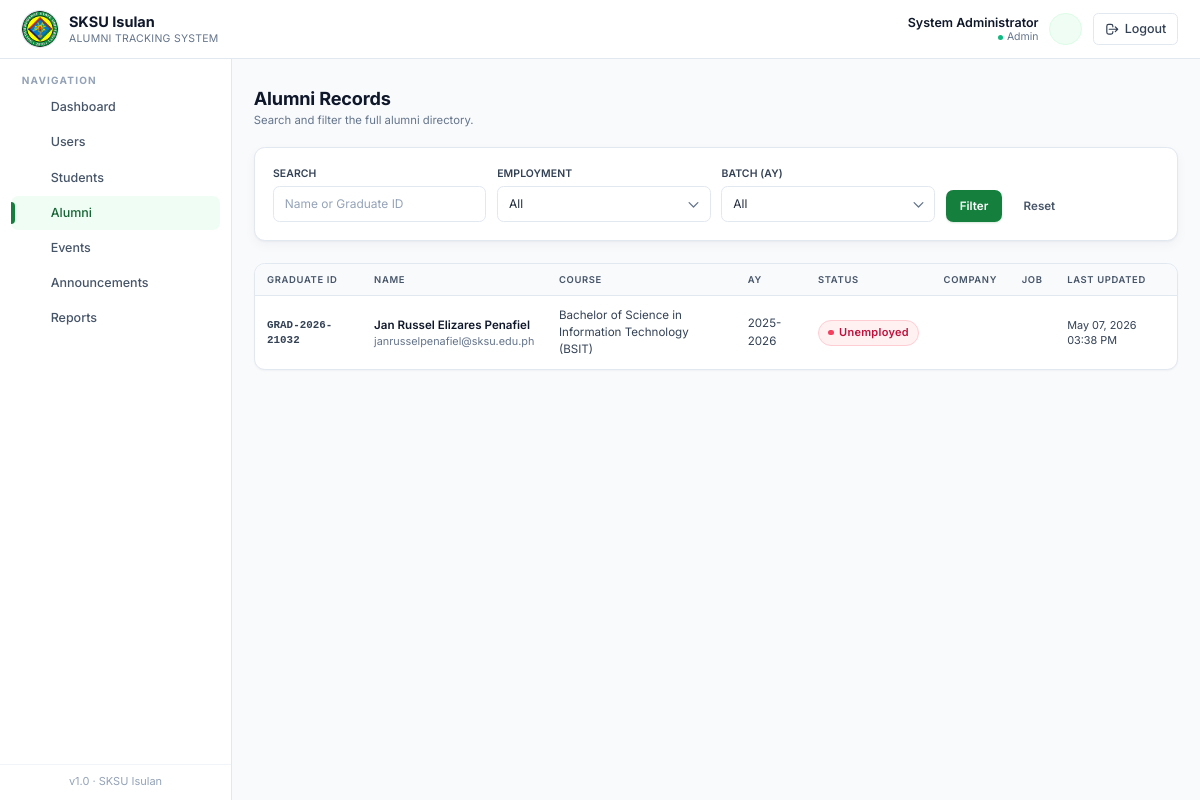
Before: /pages/admin/alumni_list.php (signed in) with the older database file.
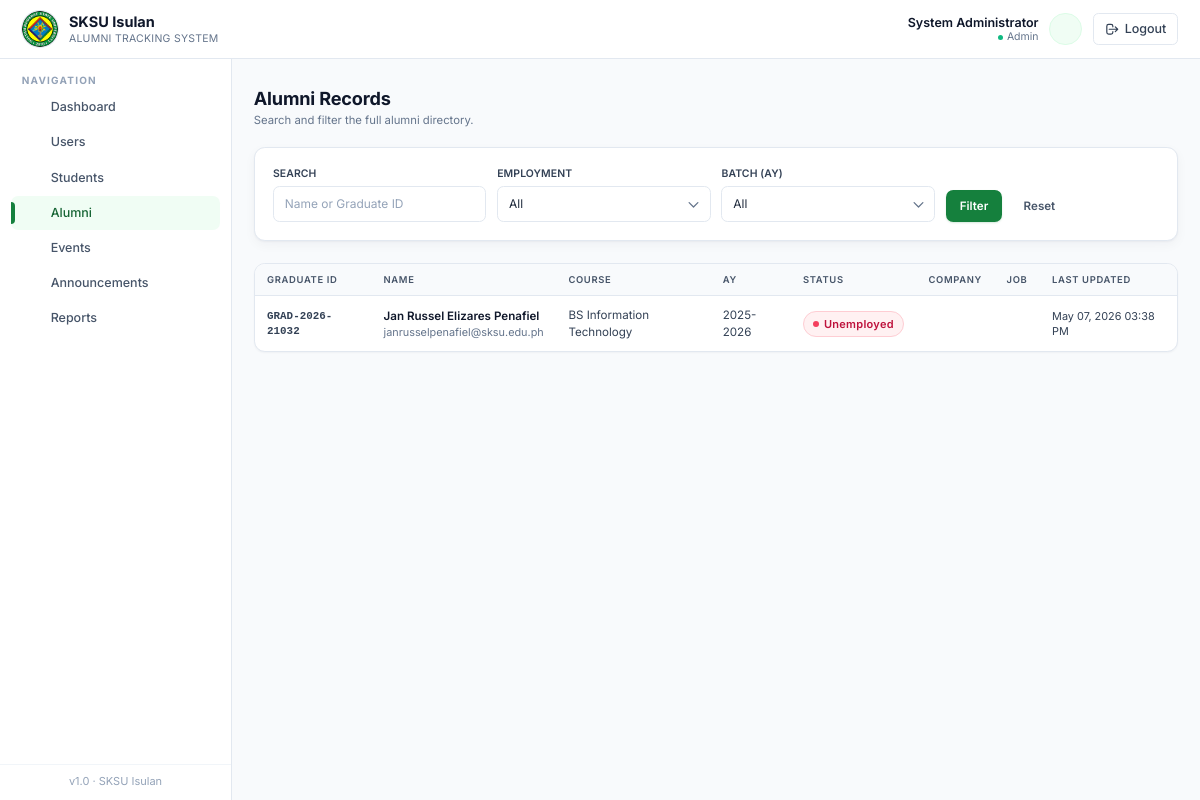
After: the same page with the newer database file.
### tables this page shows
CREATE TABLE `alumni` (
  `id` int(11) NOT NULL,
  `user_id` int(11) NOT NULL,
  `graduate_id` int(11) NOT NULL,
  `employment_status` enum('Employed','Unemployed','Self-Employed','Further Studies') DEFAULT 'Unemployed',
  `company_name` varchar(150) DEFAULT NULL,
  `job_title` varchar(120) DEFAULT NULL,
  `industry` varchar(120) DEFAULT NULL,
  `work_address` varchar(255) DEFAULT NULL,
  `monthly_income` decimal(10,2) DEFAULT NULL,
  `career_achievements` text DEFAULT NULL,
  `last_updated` datetime DEFAULT current_timestamp()
);

CREATE TABLE `graduates` (
  `id` int(11) NOT NULL,
  `student_id` int(11) NOT NULL,
  `graduate_id` varchar(30) NOT NULL,
  `course` varchar(120) DEFAULT NULL,
  `department` varchar(120) DEFAULT NULL,
  `academic_year` varchar(20) DEFAULT NULL,
  `graduation_date` date DEFAULT NULL,
  `honors` varchar(80) DEFAULT NULL,
  `approved_by` int(11) DEFAULT NULL,
  `approved_at` datetime DEFAULT current_timestamp()
);

CREATE TABLE `users` (
  `id` int(11) NOT NULL,
  `full_name` varchar(150) NOT NULL,
  `email` varchar(150) NOT NULL,
  `password` varchar(255) NOT NULL,
  `role` enum('student','registrar','alumni','admin') NOT NULL DEFAULT 'student',
  `contact` varchar(30) DEFAULT NULL,
  `address` varchar(255) DEFAULT NULL,
  `status` enum('active','inactive') DEFAULT 'active',
  `created_at` datetime DEFAULT current_timestamp()
);

### includes/db.php (called while the page is built, shortened)
<?php
function db_select($conn, $sql, $types = '', $params = []) {
    $stmt = mysqli_prepare($conn, $sql);
    mysqli_stmt_execute($stmt);
    $result = mysqli_stmt_get_result($stmt);
    $rows = [];
    while ($row = mysqli_fetch_assoc($result)) {
        $rows[] = $row;
    }
    return $rows;
}
function e($value) {
    return htmlspecialchars((string)$value, ENT_QUOTES, 'UTF-8');
}

### pages/admin/alumni_list.php (the view, shortened to what the changed rows need)
<?php
require_once __DIR__ . '/../../includes/auth.php';
require_once __DIR__ . '/../../includes/helpers.php';
$conds = ['1']; $types = ''; $params = [];
$where = implode(' AND ', $conds);
$all_rows = db_select($conn, "SELECT a.*, u.full_name, u.email, g.graduate_id, g.course, g.academic_year
    FROM alumni a JOIN users u ON u.id=a.user_id JOIN graduates g ON g.id=a.graduate_id WHERE $where ORDER BY a.id ASC", $types, $params);
$batches = db_select($conn, "SELECT DISTINCT academic_year FROM graduates WHERE academic_year IS NOT NULL ORDER BY academic_year DESC");
include __DIR__ . '/../../templates/header.php';
?>
<main class="flex-1 px-4 sm:px-6 py-8">
  <div class="page-head">
    <div>
      <h1>Alumni Records</h1>
    </div>
  </div>
  <div class="table-wrap has-pagination overflow-x-auto">
    <table class="table-clean">
      <thead>
        <tr>
          <th class="pl-6">Graduate ID</th>
          <th>Name</th>
          <th>Course</th>
          <th>AY</th>
          <th>Status</th>
          <th>Company</th>
          <th>Job</th>
          <th class="pr-6">Last Updated</th>
        </tr>
      </thead>
      <tbody>
        <?php foreach ($rows as $r): ?>
          <tr>
            <td class="pl-6 font-mono text-xs font-bold text-crimson-700" data-label="Graduate ID"><?= e($r['graduate_id']) ?></td>
            <td data-label="Name">
              <div class="font-semibold text-ink-900"><?= e($r['full_name']) ?></div>
              <div class="text-xs text-ink-500"><?= e($r['email']) ?></div>
            </td>
            <td class="text-ink-700" data-label="Course"><?= e($r['course']) ?></td>
            <td class="text-ink-600" data-label="AY"><?= e($r['academic_year']) ?></td>
            <td data-label="Status"><?= status_badge($r['employment_status']) ?></td>
            <td class="text-ink-600" data-label="Company"><?= e($r['company_name'] ?: '') ?></td>
            <td class="text-ink-600" data-label="Job"><?= e($r['job_title'] ?: '') ?></td>
            <td class="pr-6 text-xs text-ink-500" data-label="Last Updated"><?= fmt_datetime($r['last_updated']) ?></td>
          </tr>
        <?php endforeach; ?>
      </tbody>
    </table>
  </div>
</main>
<?php include __DIR__ . '/../../templates/footer.php'; ?>

### includes/helpers.php (shortened to what the changed rows need)
<?php
function fmt_datetime($datetime) {
    return date('M d, Y h:i A', strtotime($datetime));
}
function status_badge($status) {
    $status = strtolower((string)$status);
    $map = [
        'pending'        => ['bg-amber-50',   'text-amber-700',   'border-amber-200',   '#f59e0b'],
        'approved'       => ['bg-emerald-50', 'text-emerald-700', 'border-emerald-200', '#10b981'],
        'rejected'       => ['bg-rose-50',    'text-rose-700',    'border-rose-200',    '#f43f5e'],
        'active'         => ['bg-emerald-50', 'text-emerald-700', 'border-emerald-200', '#10b981'],
        'inactive'       => ['bg-slate-100',  'text-slate-700',   'border-slate-200',   '#94a3b8'],
        'paid'           => ['bg-emerald-50', 'text-emerald-700', 'border-emerald-200', '#10b981'],
        'refunded'       => ['bg-sky-50',     'text-sky-700',     'border-sky-200',     '#0ea5e9'],
        'scheduled'      => ['bg-sky-50',     'text-sky-700',     'border-sky-200',     '#0ea5e9'],
        'attended'       => ['bg-emerald-50', 'text-emerald-700', 'border-emerald-200', '#10b981'],
        'cancelled'      => ['bg-rose-50',    'text-rose-700',    'border-rose-200',    '#f43f5e'],
        'employed'       => ['bg-emerald-50', 'text-emerald-700', 'border-emerald-200', '#10b981'],
        'unemployed'     => ['bg-rose-50',    'text-rose-700',    'border-rose-200',    '#f43f5e'],
        'self-employed'  => ['bg-indigo-50',  'text-indigo-700',  'border-indigo-200',  '#6366f1'],
        'further studies'=> ['bg-violet-50',  'text-violet-700',  'border-violet-200',  '#8b5cf6'],
        'upcoming'       => ['bg-sky-50',     'text-sky-700',     'border-sky-200',     '#0ea5e9'],
        'ongoing'        => ['bg-amber-50',   'text-amber-700',   'border-amber-200',   '#f59e0b'],
        'completed'      => ['bg-emerald-50', 'text-emerald-700', 'border-emerald-200', '#10b981'],
    ];
    [$bg, $tx, $br, $dot] = $map[$status] ?? ['bg-slate-50','text-slate-700','border-slate-200','#94a3b8'];
    $label = e(ucfirst($status));
    return '<span class="inline-flex items-center gap-1.5 px-2.5 py-1 rounded-full text-[11px] font-semibold tracking-wide border '
        . $bg . ' ' . $tx . ' ' . $br . '">'
        . '<span class="w-1.5 h-1.5 rounded-full" style="background:' . $dot . '"></span>'
        . $label . '</span>';
}

Changed rows visible on the page:
changed through a linked row, alumni "Unemployed": graduate.course "Bachelor of Science in Information Technology (BSIT)" → "BS Information Technology"
